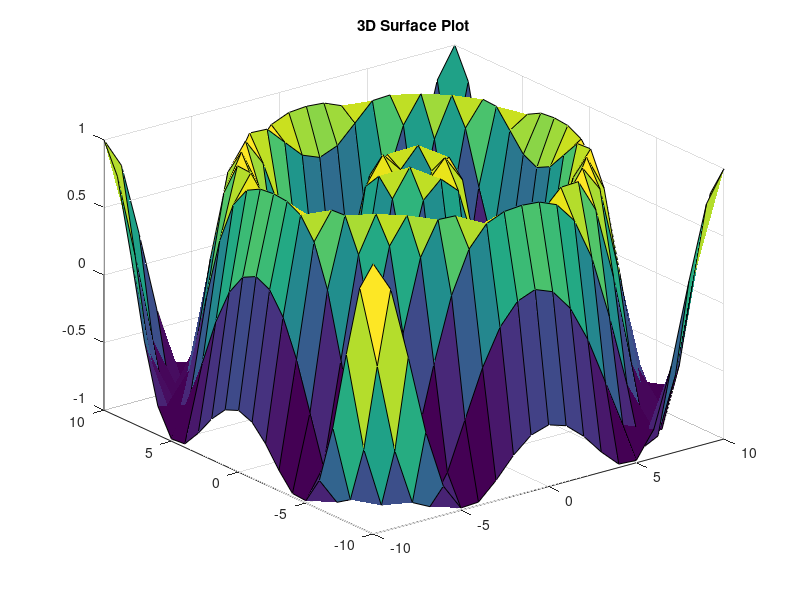

MATLAB code to generate this figure:
[X, Y] = meshgrid(-10:1:10, -10:1:10);
Z = sin(sqrt(X.^2 + Y.^2));
surf(X, Y, Z);
title('3D Surface Plot');

% I dont undersand the code preety much 
% 💀 but it gives a cool 3D graph 



